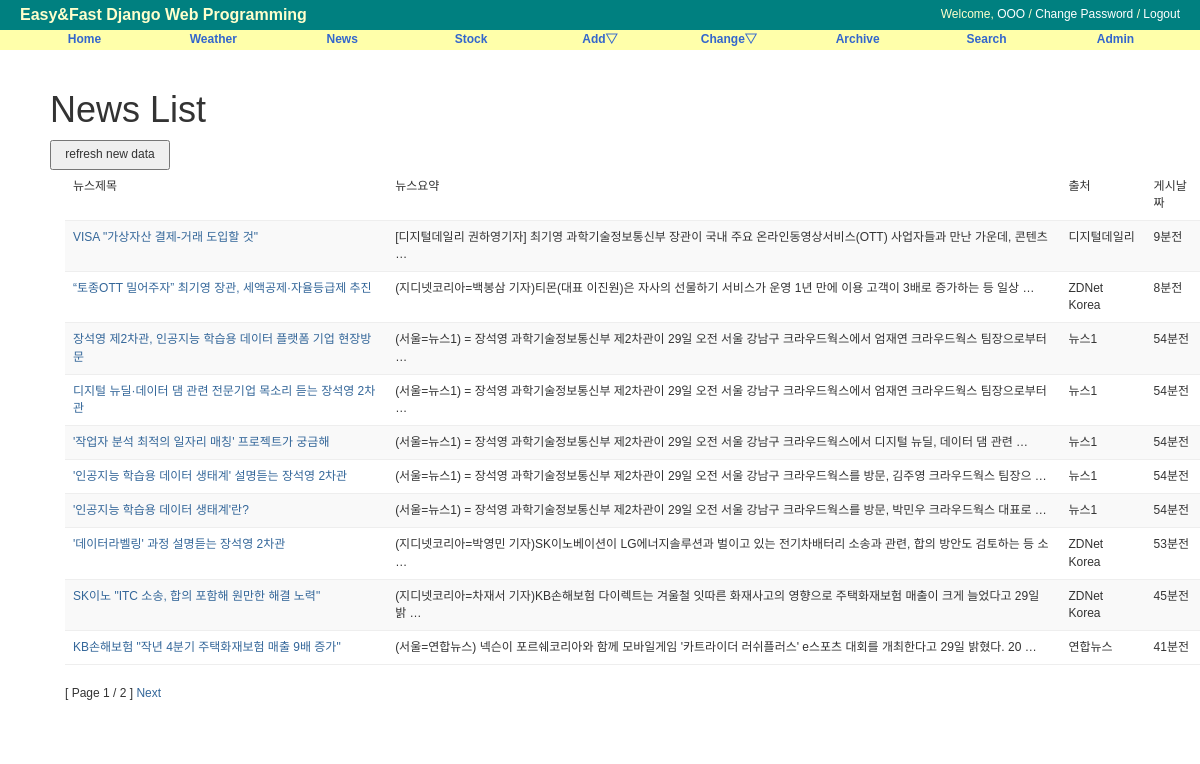
The page /news/ on the database as committed earlier.
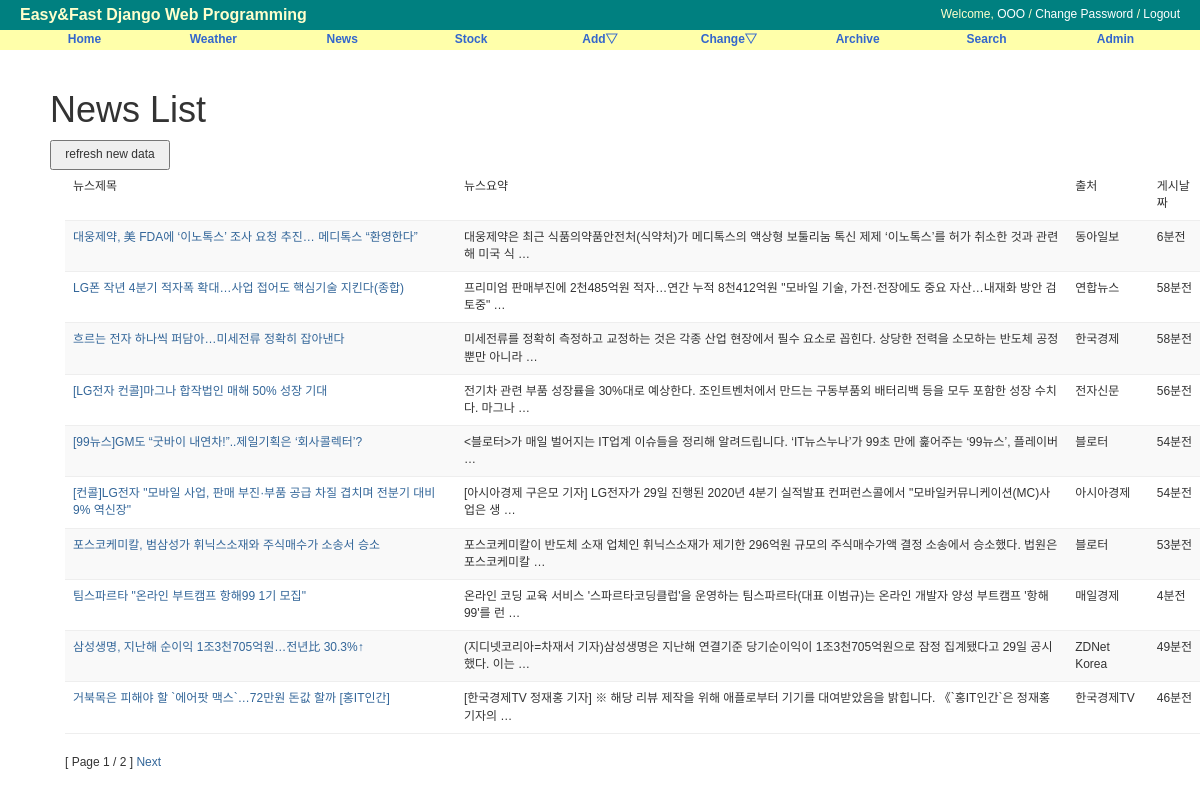
The same page on the database as committed later.
### news/models.py (models this page shows, shortened)
class News(models.Model):
    objects = models.Manager()
    title = models.TextField('TITLE', max_length=255, unique=True)
    content = models.TextField('CONTENT', blank=True)
    company = models.CharField('COMPANY', max_length=50,blank=True)
    saved_time = models.TextField('SAVED_TIME', blank=True)
    class Meta:
        db_table = 'news'
        ordering = ('-saved_time',) # desc,

### news/views.py (the view)
# urls.py: path('', NewsLV.as_view(), name='index'),
class NewsLV(ListView):
    model = News
    template_name = "news/news_list.html"
    paginate_by = 10

### news/templates/news/news_list.html (shortened to what this page needs)
{% extends "base.html" %}
{% block content %}
<div id="content">
<h1>News List</h1>
    <div class="col-4" style="float: left;">
        <form action="" method="POST">
            <input type="submit" value="refresh new data" style="height: 30px; width: 120px;">
        </form>
    </div>
<div class="container">
    <table class="table table-striped">
        <thead>
            <tr>
                <td>뉴스제목</td>
                <td>뉴스요약</td>
                <td>출처</td>
                <td>게시날짜</td>
            </tr>
        </thead>
        <tbody>
            {% for news in object_list %}
            <tr>
                <td><a href="{% url 'news:detail' news.id %}">{{ news.title }}</a></td>
                <td>{{ news.content }}</td>
                <td>{{ news.company }}</td>
                <td>{{ news.saved_time }}</td>
            </tr>
            {% endfor %}
        </tbody>
    </table>
    <div>
        [ Page {{page_obj.number}} / {{ page_obj.paginator.num_pages}} ]
        {% if page_obj.has_next %}
            <a href="?page={{ page_obj.next_page_number }}">Next</a>
        {% endif %}
    </div>
    <br><br>
    </div>
</div>
{% endblock content %}

Rows that differ between the two databases and show on the page:
no longer on this page (row edited): News: title "“토종OTT 밀어주자” 최기영 장관, 세액공제·자율등급제 추진", content "(지디넷코리아=백봉삼 기자)티몬(대표 이진원)은 자사의 선물하기 서비스가 운영 1년 만에 이용 고객이 3배로 증가하는 등 일상 …", company "ZDNet Korea", saved_time "8분전"
no longer on this page (row edited): News: title "SK이노 \"ITC 소송, 합의 포함해 원만한 해결 노력\"", content "(지디넷코리아=차재서 기자)KB손해보험 다이렉트는 겨울철 잇따른 화재사고의 영향으로 주택화재보험 매출이 크게 늘었다고 29일 밝 …", company "ZDNet Korea", saved_time "45분전"
no longer on this page (row edited): News: title "KB손해보험 \"작년 4분기 주택화재보험 매출 9배 증가\"", content "(서울=연합뉴스) 넥슨이 포르쉐코리아와 함께 모바일게임 '카트라이더 러쉬플러스' e스포츠 대회를 개최한다고 29일 밝혔다. 20 …", company "연합뉴스", saved_time "41분전"
now on this page (row edited): News: title "대웅제약, 美 FDA에 ‘이노톡스’ 조사 요청 추진… 메디톡스 “환영한다”", content "대웅제약은 최근 식품의약품안전처(식약처)가 메디톡스의 액상형 보툴리눔 톡신 제제 ‘이노톡스’를 허가 취소한 것과 관련해 미국 식 …", company "동아일보", saved_time "6분전"
added News: title "LG폰 작년 4분기 적자폭 확대…사업 접어도 핵심기술 지킨다(종합)", content "프리미엄 판매부진에 2천485억원 적자…연간 누적 8천412억원 \"모바일 기술, 가전·전장에도 중요 자산…내재화 방안 검토중\" …", company "연합뉴스", saved_time "58분전"
added News: title "흐르는 전자 하나씩 퍼담아…미세전류 정확히 잡아낸다", content "미세전류를 정확히 측정하고 교정하는 것은 각종 산업 현장에서 필수 요소로 꼽힌다. 상당한 전력을 소모하는 반도체 공정뿐만 아니라 …", company "한국경제", saved_time "58분전"
changed News: title "'인공지능 학습용 데이터 생태계'란?" → "[LG전자 컨콜]마그나 합작법인 매해 50% 성장 기대"; content "(서울=뉴스1) = 장석영 과학기술정보통신부 제2차관이 29일 오전 서울 강남구 크라우드웍스를 방문, 박민우 크라우드웍스 대표로 …" → "전기차 관련 부품 성장률을 30%대로 예상한다. 조인트벤처에서 만드는 구동부품외 배터리백 등을 모두 포함한 성장 수치다. 마그나 …"; company "뉴스1" → "전자신문"; saved_time "54분전" → "56분전"; moves up the list
changed News: title "'작업자 분석 최적의 일자리 매칭' 프로젝트가 궁금해" → "[99뉴스]GM도 “굿바이 내연차!”..제일기획은 ‘회사콜렉터’?"; content "(서울=뉴스1) = 장석영 과학기술정보통신부 제2차관이 29일 오전 서울 강남구 크라우드웍스에서 디지털 뉴딜, 데이터 댐 관련 …" → "<블로터>가 매일 벌어지는 IT업계 이슈들을 정리해 알려드립니다. ‘IT뉴스누나’가 99초 만에 훑어주는 ‘99뉴스’, 플레이버 …"; company "뉴스1" → "블로터"; moves up the list
changed News: title "'인공지능 학습용 데이터 생태계' 설명듣는 장석영 2차관" → "[컨콜]LG전자 \"모바일 사업, 판매 부진·부품 공급 차질 겹치며 전분기 대비 9% 역신장\""; content "(서울=뉴스1) = 장석영 과학기술정보통신부 제2차관이 29일 오전 서울 강남구 크라우드웍스를 방문, 김주영 크라우드웍스 팀장으 …" → "[아시아경제 구은모 기자] LG전자가 29일 진행된 2020년 4분기 실적발표 컨퍼런스콜에서 \"모바일커뮤니케이션(MC)사업은 생 …"; company "뉴스1" → "아시아경제"; moves up the list
changed News: title "디지털 뉴딜·데이터 댐 관련 전문기업 목소리 듣는 장석영 2차관" → "포스코케미칼, 범삼성가 휘닉스소재와 주식매수가 소송서 승소"; content "(서울=뉴스1) = 장석영 과학기술정보통신부 제2차관이 29일 오전 서울 강남구 크라우드웍스에서 엄재연 크라우드웍스 팀장으로부터 …" → "포스코케미칼이 반도체 소재 업체인 휘닉스소재가 제기한 296억원 규모의 주식매수가액 결정 소송에서 승소했다. 법원은 포스코케미칼 …"; company "뉴스1" → "블로터"; saved_time "54분전" → "53분전"; moves down the list
changed News: title "VISA \"가상자산 결제-거래 도입할 것\"" → "팀스파르타 \"온라인 부트캠프 항해99 1기 모집\""; content "[디지털데일리 권하영기자] 최기영 과학기술정보통신부 장관이 국내 주요 온라인동영상서비스(OTT) 사업자들과 만난 가운데, 콘텐츠 …" → "온라인 코딩 교육 서비스 '스파르타코딩클럽'을 운영하는 팀스파르타(대표 이범규)는 온라인 개발자 양성 부트캠프 '항해99'를 런 …"; company "디지털데일리" → "매일경제"; saved_time "9분전" → "4분전"
changed News: title "장석영 제2차관, 인공지능 학습용 데이터 플랫폼 기업 현장방문" → "삼성생명, 지난해 순이익 1조3천705억원…전년比 30.3%↑"; content "(서울=뉴스1) = 장석영 과학기술정보통신부 제2차관이 29일 오전 서울 강남구 크라우드웍스에서 엄재연 크라우드웍스 팀장으로부터 …" → "(지디넷코리아=차재서 기자)삼성생명은 지난해 연결기준 당기순이익이 1조3천705억원으로 잠정 집계됐다고 29일 공시했다. 이는 …"; company "뉴스1" → "ZDNet Korea"; saved_time "54분전" → "49분전"
changed News: title "'데이터라벨링' 과정 설명듣는 장석영 2차관" → "거북목은 피해야 할 `에어팟 맥스`…72만원 돈값 할까 [홍IT인간]"; content "(지디넷코리아=박영민 기자)SK이노베이션이 LG에너지솔루션과 벌이고 있는 전기차배터리 소송과 관련, 합의 방안도 검토하는 등 소 …" → "[한국경제TV 정재홍 기자] ※ 해당 리뷰 제작을 위해 애플로부터 기기를 대여받았음을 밝힙니다. 《`홍IT인간`은 정재홍 기자의 …"; company "ZDNet Korea" → "한국경제TV"; saved_time "53분전" → "46분전"
